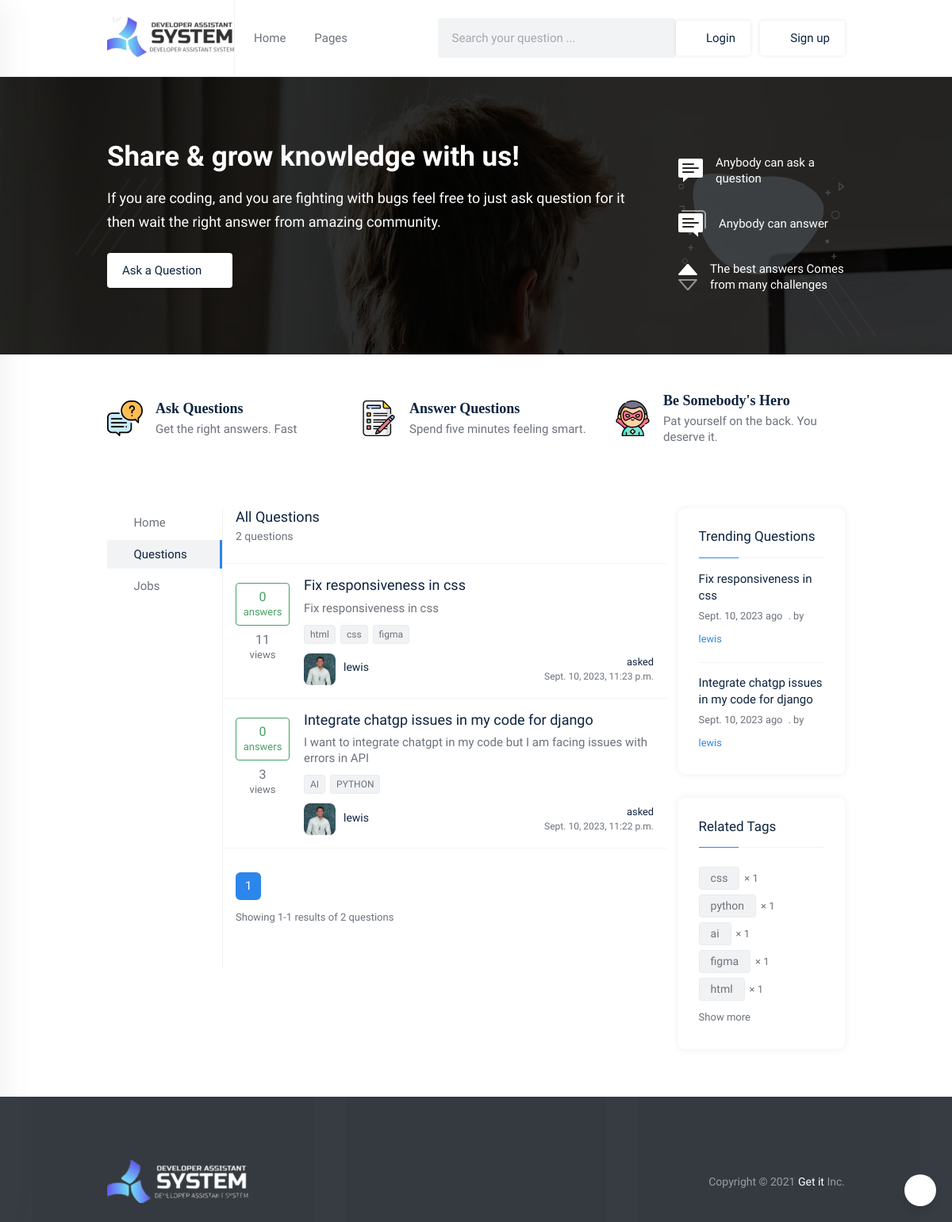
The page /question/ on the database as committed earlier.
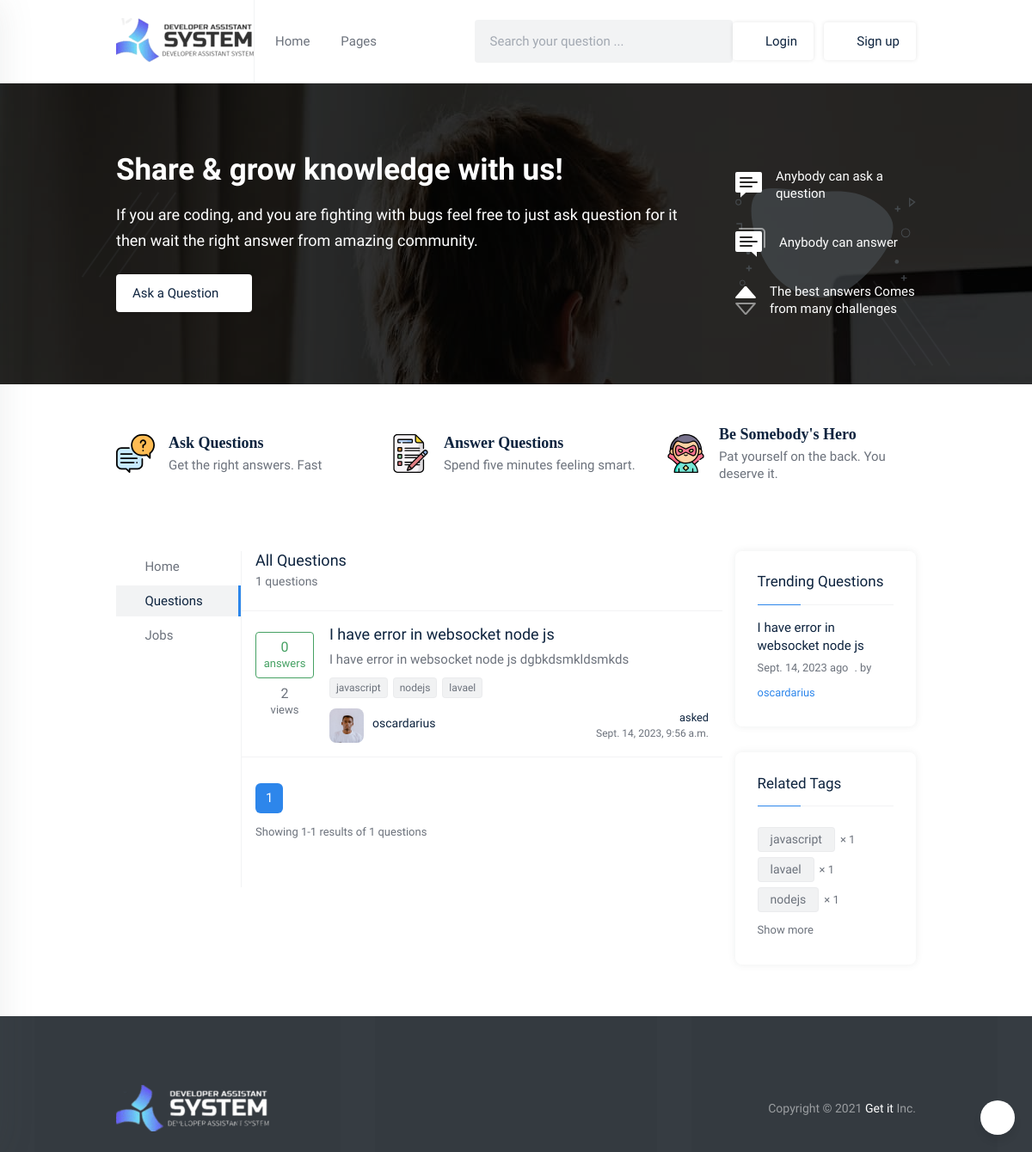
The same page on the database as committed later.
### questions/models.py (models this page shows, shortened)
class Questions_stuff(models.Model):
    title = models.CharField(max_length=100)
    detail = models.TextField(default='')
    body = HTMLField()
    owner = models.ForeignKey(User, on_delete=models.CASCADE)
    viewed = models.PositiveIntegerField()
    tag = models.CharField(max_length=200)
    email_notify = models.BooleanField(default=False)
    whatsapp_notify = models.BooleanField(default=False)
    publish_date = models.DateTimeField(auto_now_add=True)
    def tags_as_list(self):
        return self.tag.split(',')
    def get_count_answer(self):
        id_question = self.id
        ans = Answer_stuff.objects.filter(question__id=id_question)
        if ans.exists():
            final_count = ans.count()
        else:
            final_count = 0
        return final_count
    class Meta:
        verbose_name_plural = 'Question'

### authentication/models.py (models this page shows, shortened)
class Profile(models.Model):
    user = models.OneToOneField(User, on_delete=models.CASCADE)
    user_image = models.ImageField(upload_to='images/', default='profile.png', null=True, blank=True)
    location = models.CharField(max_length=100, null=True, blank=True)
    about_me = models.TextField(null=True, blank=True)
    github_link = models.URLField(default='https://github.com/', null=True, blank=True)
    website_link = models.URLField(default='https://www.google.com/', null=True, blank=True)
    backend_development = models.PositiveIntegerField(null=True, blank=True)
    frontend_development = models.PositiveIntegerField(null=True, blank=True)
    hardware = models.PositiveIntegerField(null=True, blank=True)
    uiandux = models.PositiveIntegerField(null=True, blank=True)
    artificial_intelligence = models.PositiveIntegerField(null=True, blank=True)
    badge = models.BooleanField(default=False)
    date_created = models.DateField(default=now)

class User(AbstractBaseUser):
    full_name = models.CharField(max_length=255, null=False)
    email = models.EmailField(
        verbose_name='email address',
        max_length=255,
        unique=True,
    )
    phone_number = PhoneNumberField(unique=True)
    is_verified = models.BooleanField(default=False)
    is_two_f_enable = models.BooleanField(default=False)
    is_active = models.BooleanField(default=True)
    staff = models.BooleanField(default=False)
    admin = models.BooleanField(default=False)
    USERNAME_FIELD = 'email'
    REQUIRED_FIELDS = ['full_name', 'phone_number']
    objects = UserManager()
    class Meta:
        app_label = 'authentication'

### home_view/views.py (the view)
# urls.py: path('question/', views.question, name="question"),
def question(request):
    all_questions = Questions_stuff.objects.filter().order_by('-publish_date')
    search_question = request.GET.get('search_question')
    if search_question != '' and search_question is not None:
        all_questions = Questions_stuff.objects.filter(
            Q(title__icontains=search_question) | Q(tag__icontains=search_question) | Q(body__in=search_question) | Q(
                detail__icontains=search_question)).distinct()
    all_answer = Answer_stuff.objects.all()
    profile_detail = Profile.objects.all()
    paginator = Paginator(all_questions, 8)
    page_number = request.GET.get('page')
    try:
        posts = paginator.page(page_number)
    except PageNotAnInteger:
        posts = paginator.page(1)
    except EmptyPage:
        posts = paginator.page(paginator.num_pages)
    trending_question = Questions_stuff.objects.filter().order_by('-viewed')
    context = {
        'questions': all_questions,
        'profile_detail': profile_detail,
        'posts': posts,
        'all_questions_count': all_questions.count(),
        'trending_question': trending_question[:4]
    }
    return render(request, 'question.html', context)

### home_view/templates/question.html (shortened to what this page needs)
{% extends 'base_white.html' %}
{% load static %}
{% block content %}
<section class="hero-area pt-80px pb-60px hero-bg-1">
    <div class="overlay"></div>
    <span class="stroke-shape stroke-shape-1"></span>
    <span class="stroke-shape stroke-shape-2"></span>
    <span class="stroke-shape stroke-shape-3"></span>
    <span class="stroke-shape stroke-shape-4"></span>
    <span class="stroke-shape stroke-shape-5"></span>
    <span class="stroke-shape stroke-shape-6"></span>
    <div class="container">
        <div class="row align-items-center">
            <div class="col-lg-9">
                <div class="hero-content">
                    <h2 class="section-title pb-3 text-white">Share & grow knowledge with us!</h2>
                    <p class="section-desc text-white">If you are coding, and you are fighting with bugs feel free to just ask question for it
                        then wait the right answer from amazing community.
                    </p>
                    <div class="hero-btn-box py-4">
                        <a href="{% url 'ask_question' %}" class="btn theme-btn theme-btn-white">Ask a Question <i class="la la-arrow-right icon ml-1"></i></a>
                    </div>
                </div>
            </div>
            <div class="col-lg-3">
                <div class="hero-list hero-list-bg">
                    <div class="d-flex align-items-center pb-30px">
                        <img src="{% static 'home/images/anonymousHeroQuestions.svg' %}" alt="question icon" class="mr-3">
                        <p class="fs-15 text-white lh-20">Anybody can ask a question</p>
                    </div>
                    <div class="d-flex align-items-center pb-30px">
                        <img src="{% static 'home/images/anonymousHeroAnswers.svg' %}" alt="question answer icon" class="mr-3">
                        <p class="fs-15 text-white lh-20">Anybody can answer</p>
                    </div>
                    <div class="d-flex align-items-center">
                        <img src="{% static 'home/images/anonymousHeroUpvote.svg' %}" alt="vote icon" class="mr-3">
                        <p class="fs-15 text-white lh-20">The best answers Comes from many challenges</p>
                    </div>
                </div>
            </div>
        </div>
    </div>
</section>
<section class="question-area">
    <div class="container">
        <div class="row pt-5">
            <div class="col-lg-4 media align-items-center pb-30px responsive-column-half">
                <div class="media-body">
                    <h5 class="fs-18 mb-1 theme-font-2 fw-bold">Ask Questions</h5>
                    <p class="fs-15 lh-20">Get the right answers. Fast</p>
                </div>
            </div>
            <div class="col-lg-4 media align-items-center pb-30px responsive-column-half">
                <div class="media-body">
                    <h5 class="fs-18 mb-1 theme-font-2 fw-bold">Answer Questions</h5>
                    <p class="fs-15 lh-20">Spend five minutes feeling smart.</p>
                </div>
            </div>
            <div class="col-lg-4 media align-items-center pb-30px responsive-column-half">
                <div class="media-body">
                    <h5 class="fs-18 mb-1 theme-font-2 fw-bold">Be Somebody's Hero</h5>
                    <p class="fs-15 lh-20">Pat yourself on the back. You deserve it.</p>
                </div>
            </div>
        </div>
    </div>
</section>
<section class="question-area pt-50px pb-30px">
    <div class="container">
        <div class="row">
            <div class="col-lg-2 pr-0">
                <div class="sidebar pb-45px position-sticky top-0">
                    <ul class="generic-list-item generic-list-item-highlight fs-15">
                        <li class="lh-26"><a href="{% url 'home' %}"><i class="la la-home mr-1 text-black"></i> Home</a></li>
                        <li class="lh-26 active"><a href="{% url 'question' %}"><i class="la la-globe mr-1 text-black"></i> Questions</a></li>
                        <li class="lh-26"><a href="{% url 'job_list' %}"><i class="la la-mouse mr-1 text-black"></i> Jobs</a></li>
                    </ul>
                </div>
            </div>
            <div class="col-lg-7 px-0">
                <div class="question-main-bar border-left border-left-gray pb-50px">
                    <div class="filters pb-4 pl-3 d-flex align-items-center justify-content-between">
                        <div class="mr-3">
                            <h3 class="fs-18 fw-medium">All Questions</h3>
                            <p class="pt-1 fs-14 fw-medium lh-20">{{ all_questions_count }} questions</p>
                        </div>
                    </div>
                    <div class="questions-snippet border-top border-top-gray">
                        {% for question in posts %}
                        <div class="media media-card rounded-0 shadow-none mb-0 bg-transparent p-3 border-bottom border-bottom-gray">
                            <div class="votes text-center votes-2">
                                <div class="answer-block answered my-2">
                                         <span class="answer-counts d-block lh-20 fw-medium">{{ question.get_count_answer }}</span>
                                    <span class="answer-text d-block fs-13 lh-18">answers</span>
                                </div>
                                <div class="view-block">
                                    <span class="view-counts d-block lh-20 fw-medium">{{ question.viewed }}</span>
                                    <span class="view-text d-block fs-13 lh-18">views</span>
                                </div>
                            </div>
                            <div class="media-body">
                                <h5 class="mb-2 fw-medium"><a href="{% url 'question_detail' question.id %}">{{ question.title }}</a></h5>
                                <p class="mb-2 truncate lh-20 fs-15">{{ question.detail }}</p>
                                <div class="tags">
                                    {% for tag in question.tags_as_list %}
                                    <a href="#" class="tag-link">{{ tag }}</a>
                                        {% endfor %}
                                </div>
                                <div class="media media-card user-media align-items-center px-0 border-bottom-0 pb-0">
                                    {% for profile in profile_detail %}
                                        {% if question.owner_id == profile.user_id %}
                                    <a href="{% url 'view_profile_outside' question.id %}" class="media-img d-block">
                                        <img src="{{ profile.user_image.url }}" alt="avatar">
                                    </a>
                                        {% endif %}
                                        {% endfor %}
                                    <div class="media-body d-flex flex-wrap align-items-center justify-content-between">
                                        <div>
                                            <h5 class="pb-1"><a href="{% url 'view_profile_outside' question.id %}">{{ question.owner.full_name }}</a></h5>
                                        </div>
                                        <small class="meta d-block text-right">
                                            <span class="text-black d-block lh-18">asked</span>
                                            <span class="d-block lh-18 fs-12">{{ question.publish_date }}</span>
                                        </small>
                                    </div>
                                </div>
                            </div>
                        </div>
                        {% endfor %}
                    </div>
                    <div class="pager d-flex flex-wrap align-items-center justify-content-between pt-30px px-3">
                        <div>
                            <nav aria-label="Page navigation example">
                                <ul class="pagination generic-pagination pr-1">
                                    <li class="page-item active"><a class="page-link" href="#">{{ posts.number }}</a></li>
                                </ul>
                            </nav>
                            <p class="fs-13 pt-2">Showing {{posts.number}}-{{ posts.paginator.num_pages }} results of {{ posts.paginator.count }} questions</p>
                        </div>
                    </div>
                </div>
            </div>
            <div class="col-lg-3">
                <div class="sidebar">
                    <div class="card card-item">
                        <div class="card-body">
                            <h3 class="fs-17 pb-3">Trending Questions</h3>
                            <div class="divider"><span></span></div>
                            <div class="sidebar-questions pt-3">
                                {% for question in trending_question %}
                                <div class="media media-card media--card media--card-2">
                                    <div class="media-body">
                                        <h5><a href="{% url 'question_detail' question.id %}">{{ question.title }}</a></h5>
                                        <small class="meta">
                                            <span class="pr-1">{{ question.publish_date.date }} ago</span>
                                            <span class="pr-1">. by</span>
                                            <a href="#" class="author">{{ question.owner.full_name }}</a>
                                        </small>
                                    </div>
                                </div>
                                {% endfor %}
                            </div>
                        </div>
                    </div>
                    <div class="card card-item">
                        <div class="card-body">
                            <h3 class="fs-17 pb-3">Related Tags</h3>
                            <div class="divider"><span></span></div>
                            <div class="tags pt-4">
                                {% for tag, tag_count in all_tag %}
                                <div class="tag-item">
                                    <a href="#" class="tag-link tag-link-md">{{ tag }}</a>
                                    <span class="item-multiplier fs-13">
                                    <span>×</span>
                                    <span>{{ tag_count }}</span>
                                </span>
                                </div>
                                {% endfor %}
                                <a class="collapse-btn fs-13" data-toggle="collapse" href="#showMoreTags" role="button" aria-expanded="false" aria-controls="showMoreTags">
                                    <span class="collapse-btn-hide">Show more<i class="la la-angle-down ml-1 fs-11"></i></span>
                                </a>
                            </div>
                        </div>
                    </div>
                </div>
            </div>
        </div>
    </div>
</section>
{% endblock %}

Rows that differ between the two databases and show on the page:
removed Questions_stuff: get_count_answer "0", viewed "11", title "Fix responsiveness in css", detail "Fix responsiveness in css", tags_as_list "html" "css" "figma", owner.full_name "lewis", publish_date "Sept. 10, 2023, 11:23 p.m.", publish_date "Sept. 10, 2023"
removed Profile: user_image (picture)
removed Questions_stuff: get_count_answer "0", viewed "3", title "Integrate chatgp issues in my code for django", detail "I want to integrate chatgpt in my code but I am facing issues with errors in API", tags_as_list "AI" "PYTHON", owner.full_name "lewis", publish_date "Sept. 10, 2023, 11:22 p.m.", publish_date "Sept. 10, 2023"
added Questions_stuff: get_count_answer "0", viewed "2", title "I have error in websocket node js", detail "I have error in websocket node js dgbkdsmkldsmkds", tags_as_list "javascript" "nodejs" "lavael", owner.full_name "oscardarius", publish_date "Sept. 14, 2023, 9:56 a.m.", publish_date "Sept. 14, 2023"
added Profile: user_image (picture), shown under "0"
Other text that changed with them:
{{ all_questions_count }}: "2" → "1"
{{ posts.paginator.count }}: "2" → "1"
new list line: "javascript × 1"
new list line: "lavael × 1"
new list line: "nodejs × 1"
list line gone: "css × 1"
list line gone: "python × 1"
list line gone: "ai × 1"
list line gone: "figma × 1"
list line gone: "html × 1"
